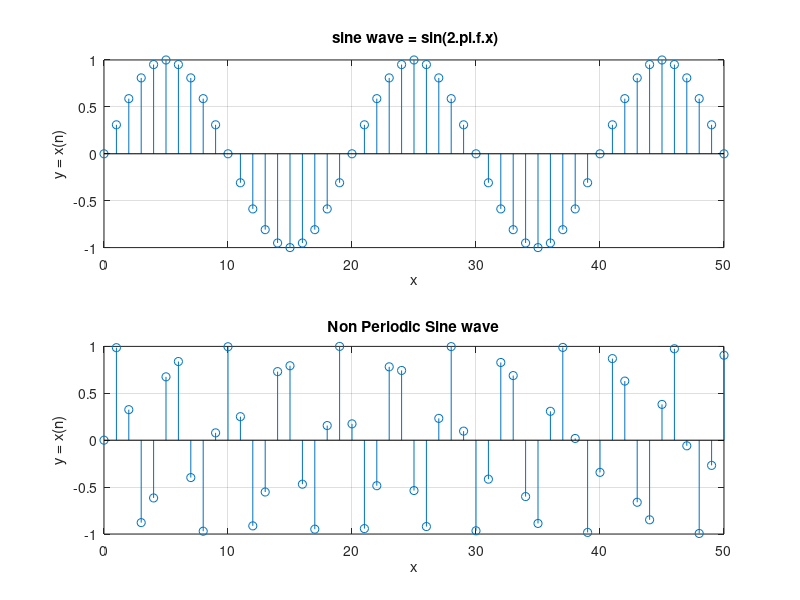

MATLAB code to generate this figure:
% For discrete time sequence, a sinusoidal wave is periodic 
% if its frequency is a rational number like,
% f = M / K. Period of the wave is the denominator i.e. K.

% periodic sinusoidal wave

x = [0 : 1 : 50]; % assume 0 to 50 descrete values increasing by 1 

N = 20;           % assume cycle completed when x =  20 , 
                 % after 20, next cycle occurs, so period = 20 
                 % so N = period
f = 1/N;

y = sin(2 * pi * f * x); % sine wave = sin(2.pi.f.x)

subplot(2,1,1);

stem(x, y);

title(' sine wave = sin(2.pi.f.x)');

xlabel('x');

ylabel('y = x(n)');

grid on;

% Non-periodic sinusoidal wave

N = sqrt(20);  % root(N) = irrational so it produces non periodic

f= 1/N;

y = sin(2*pi*f*x);

subplot(2,1,2);

stem(x,y);

title('Non Periodic Sine wave');

xlabel('x');

ylabel('y = x(n)');

grid on;


